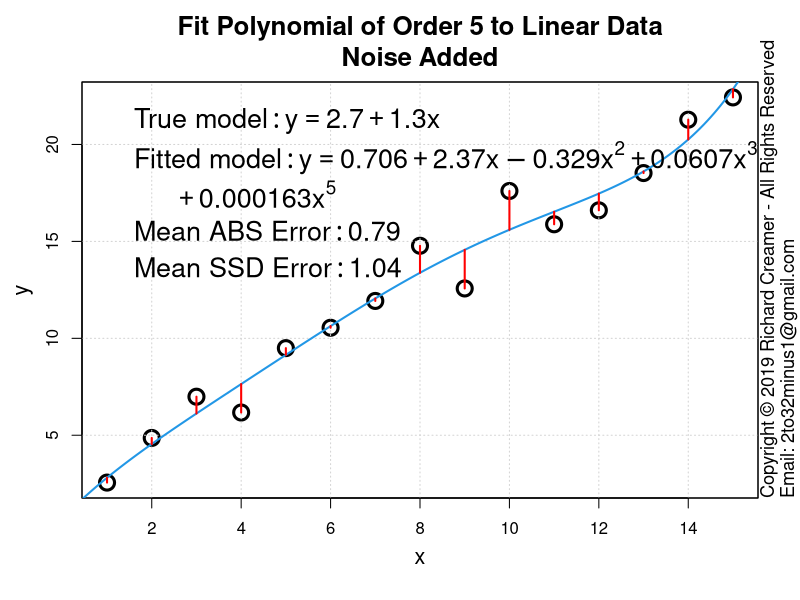

Recreate this plot in R.
##############################################################
### Copyright (c) Richard Creamer 2019 - All Rights Reserved
### Inquiries: email 2to32minus1@gmail.com
##############################################################

### Globals
fontScale = 1.2    # Global font size variable
lf        = 1.2    # Enlarge font of plot labels
verbose   = FALSE  # Verbose printing
lw        = 2      # Line width
xMargin   = 1      # X-axis margin for plots
yMargin   = 1      # Y-axis margin for plots
de        = 0.01   # Small constant for estimating derivatives numerically
smlPts    = 1      # Small  data point/circle
medPts    = 1.5    # Medium data point/circle
lrgPts    = 2.0    # Large  data point/circle

### Run this function to generate this plot
runFunc = function() {
	dw = 1000
	dh = 750	
	path = "D:/Code/R/LeastSquaresPlay/PlotsAndAssocCode/Plot4/"
	savePngVerbose( paste(path, "Plot4.png", sep=""), 
					plotNthOrderPolyToLinearData, w=dw, h=dw, un="px", N=5, doPlot=TRUE )	
}

### Fit Nth order polynomial to linear data
plotNthOrderPolyToLinearData = function( nPts=15, N=1, modelM=1.3, modelB=2.7, noiseSigma=1.5, doPlot=FALSE ) {
	set.seed( 3 )
	
	if ( N < 1 || N > 11 ) { print( sprintf( "Error: N (%d) outside range 1:11", N) ); return() }
	if ( nPts < (N + 1) )  { print( sprintf( "Error: nPts (%d) must be > N (%d)", nPts, N ) ); return() }
	
	coeff = c( modelB, modelM )
	x = 1:nPts
	y = evalPoly( x, coeff ) + rnorm( length(x), sd=noiseSigma )
	
	# Build appropriate formula, example: "y ~ x + I(x^2) + I(x^3) + ..."
	polyFormula = makePolyFormula( polyOrder=N )
	
	lmFit = lm( as.formula(polyFormula) )
	e = compPolyFitError( x, y, lmFit$coefficients )
	if ( doPlot ) {
		plotTitle = sprintf( "Fit Polynomial of Order %d to Linear Data\nNoise Added", N );
		plot( x, y, cex.lab=lf, xlab="", ylab="", main=plotTitle, cex=lrgPts, lwd=lw+1, cex.main=1.3*fontScale )
		addAxisLabels()
		grid()
		box()
		leftX = gpl()$xLim[1]
		rightX = gpl()$xLim[2]
		predX = seq( leftX, rightX, length.out=200 )
		predY = evalPoly( predX, lmFit$coefficients )
		lines( predX, predY, col=4, lwd=lw )
		segments( x, y, x, predict(lmFit), col = "red", lwd=lw )  # Note: predict(lmFit) same as evalPoly(x, lmFit$coefficients)
		if ( N > 9 ) {
			addLegend( coeff, lmFit$coefficients, meanAbsErr=e$meanAbsError, meanSsdErr=e$meanSsdError, wrapLimit=4 )
		}
		else {
			addLegend( coeff, lmFit$coefficients, meanAbsErr=e$meanAbsError, meanSsdErr=e$meanSsdError )
		}
	}
	return( list(nPts=nPts, x=x, y=y, lmFit=lmFit, meanAbsErr=e$meanAbsError, meanSsdErr=e$meanSsdError) )
}

### Get Plot Limits : gpl()$xLim[1] --> left x-coord
gpl = function() {
	u = par( "usr" )
	return( list( xLim=u[1:2], yLim=u[3:4] ) )
}

### Return string suitable for plot titles with actual exponents (not '^')
### Examples: [ "1.23", "1.23-2.21x", "1.23-2.21x+4.98x^2" ]
prettyPoly = function( coeff, nSigFigs=3, wrapLimit=3 ) {
	rc = signif( coeff, nSigFigs )
	numTerms = length( coeff )
	terms = c()
	for ( termNum in 1:numTerms ) {
		if ( termNum == 1 ) {
			s = paste( rc[termNum], sep="" )
		} else {
			s = paste( abs(rc[termNum]), sep="" )
		}
		if ( termNum > 1 )
			s = paste( s, "*x", sep="" )
		if ( termNum > 2 )
			s = paste( s, "^", (termNum-1), sep="" )
		terms[ length(terms) + 1 ] = s
	}
	wrapLines = list()
	catStr = ""
	for ( termNum in 1:numTerms ) {
		if ( termNum > 1 && ( termNum - 1 ) %% wrapLimit == 0 ) {
			wrapLines[length(wrapLines) + 1] = catStr
			catStr = ""
		}
		if ( termNum == 1 ) {
			catStr = paste( catStr, terms[termNum], sep="" )
		} else {
			if ( rc[termNum] < 0 ) {
				catStr = paste( catStr, " - ", terms[termNum], sep="" )
			} else {
				catStr = paste( catStr, " + ", terms[termNum], sep="" )
			}
		}
	}
	if ( catStr != "" )
		wrapLines[length(wrapLines) + 1] = catStr
	return( wrapLines )
}

### Convience method to add x/y axis labels
addAxisLabels = function( xLabel="x", yLabel="y", cexVal=1.3 ) {
	mtext( text=xLabel, side=1, line=2.5, cex=cexVal )
	mtext( text=yLabel, side=2, line=2.5, cex=cexVal )
}

### Add a legend to a plot suitable for this deck's polynomials/purpose
addLegend = function( coeff, fitCoeff, meanAbsErr=NULL, meanSsdErr=NULL, fontSz=1.35*fontScale, pos="topleft", wrapLimit=5 ) {
	legList = list()
	
	# Generate and append legend text lines for 'true model'
	truePolyStrList = prettyPoly( coeff, nSigFigs=3, wrapLimit=wrapLimit )
	legList[1] = paste( "'True model': y ==", truePolyStrList[1], sep="" )
	if ( length( truePolyStrList ) > 1 ) {
		for ( i in 2:length( truePolyStrList ) ) {
			legList[length(legList)+1] = paste( "'     '", truePolyStrList[i], sep="" )
		}
	}
	
	# Generate and append legend text lines for 'fitted model'
	fitPolyStrList = prettyPoly( fitCoeff, nSigFigs=3, wrapLimit=wrapLimit )
	legList[length(legList) + 1] = paste( "'Fitted model': y ==", fitPolyStrList[1], sep="" )
	if ( length( fitPolyStrList ) > 1 ) {
		for ( i in 2:length( fitPolyStrList ) ) {
			legList[length(legList)+1] = paste( "'     '", fitPolyStrList[i], sep="" )
		}
	}
	
	if ( !is.null(meanAbsErr) ) {
		legError = paste( "'Mean ABS Error': ", sprintf( "%.2f", meanAbsErr ), sep="" )
		legList[ length( legList ) + 1 ] = legError
	}
	if ( !is.null(meanSsdErr) ) {
		legError = paste( "'Mean SSD Error': ", sprintf( "%.2f", meanSsdErr ), sep="" )
		legList[ length( legList ) + 1 ] = legError
	}
	
	legend( pos, bty="n",inset=c(0.005,0.01),
			legend=parse(text=legList), col=c("transparent","transparent"),
			cex=fontSz, pch=15, y.intersp=1.1 )
}

# Compute errors, ABS and SSD, return tuple
compPolyFitError = function( x, y, coeff ) {
	predY = evalPoly( x, coeff )
	meanAbsError = (1/length(x)) * sum( abs(predY - y) )
	meanSsdError = (1/length(x)) * sum( (predY - y)^2 )
	return( list( meanAbsError=meanAbsError, meanSsdError=meanSsdError ) )
}

# Build Nth order polynomial formula string
makePolyFormula = function( indepVar="x", depVar="y", polyOrder=1 ) {
	formulaStr = paste( depVar, " ~ ", indepVar, sep="" )
	if ( polyOrder > 1 ) {
		for ( i in 2:polyOrder )
			formulaStr = paste( formulaStr, " + I(", indepVar, "^", i, ")", sep="" )
	}
	return( formulaStr )
}

### Compute f(x) for a polynomial and a vector of x-coordinates
evalPoly = function( x, coeff ) {
	if ( length( coeff ) < 1 ) return( c(0) )  	
	termSum = 0
	for ( i in 1:length(coeff) ) {
		termSum = termSum + coeff[i] * x^(i-1)
	}
	return( termSum )
}

### Save to PNG file, specify width and height
savePngVerbose = function( path, plotFunc, w=512, h=512, un="px", doCopyright=TRUE, ... ) {
	png( filename = path, type="cairo", units=un, width=w, height=h, pointsize=12, res=96 )
	plotFunc( ... )
	if ( doCopyright )
		addCopyright()
	dev.off()
}

### Add copyright notice to plot via text()
addCopyright = function() {
	mtext( "Copyright \uA9 2019 Richard Creamer - All Rights Reserved", side=4, line=0, adj=0, cex=1.1 )
	mtext( "Email: 2to32minus1@gmail.com", side=4, line=1, adj=0, cex=1.1 )
}

runFunc()
